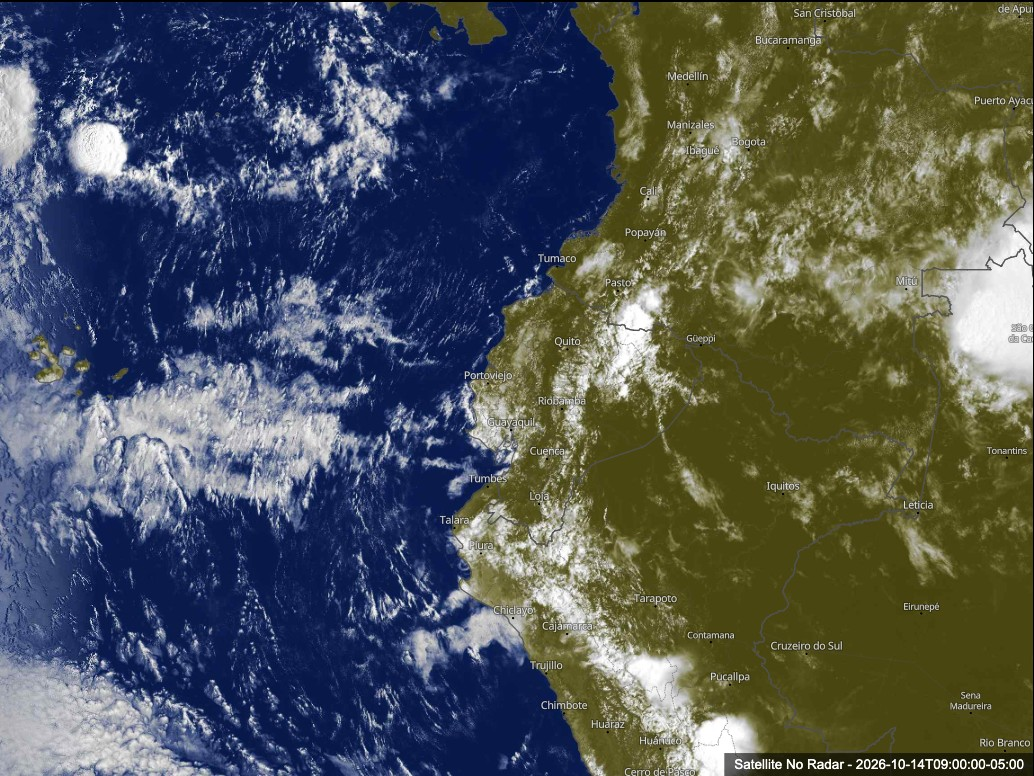
#> input picture unit-3/Satellite-No-Radar_20261014T0900000500.jpeg, 1034 x 776 px
$ jupyter execute 308-scikit-image-tools.ipynb
#> lines starting #> are read from the running program, lines starting #| are printed output that depends on the picture; long printed decimals are rounded
# Image processing with scikit:

Downsizing, rescaling, resizing:

[cell 1]
import numpy as np
import matplotlib.pyplot as plt

from skimage import io
from skimage.transform import rescale, resize, downscale_local_mean #reshape

## 1. Down-sizing images

See documentation here:
https://scikit-image.org/docs/stable/auto_examples/transform/plot_rescale.html

## Rescaling images

- The **rescale()** operation resizes an image by a given scaling factor.

- **rescale()** uses interpolation.

- The scaling factor can either be a single floating point value, or multiple values - one along each axis.

### 1. Let's generate matrices with numpy:

[cell 2]
a_2d = np.arange(40).reshape(8, 5)

print(a_2d)
print(a_2d.shape)

[cell 3]
# Plotting
plt.figure(figsize = (5,4))

plt.imshow(a_2d)

plt.colorbar()

plt.show()

#### 2. Rescale image:

[cell 4]
# New rescaled image
a_2d_rescaled = rescale(a_2d, scale = 4)

print(a_2d.shape, a_2d_rescaled.shape)

[cell 5]
# Plotting
plt.figure(figsize = (5,4))

plt.imshow(a_2d_rescaled)
plt.colorbar()

plt.show()

[cell 6]
# Print values:

#print(a_2d)
#print(a_2d_rescaled)

[cell 7]
# New rescaled image
a_2d_rescaled2 = rescale(a_2d, scale = 4, preserve_range = True)

print(a_2d.shape, a_2d_rescaled.shape, a_2d_rescaled2.shape)

[cell 8]
# Plotting
plt.figure(figsize = (5,4))

plt.imshow(a_2d_rescaled2)
plt.colorbar()

plt.show()

[cell 9]
# Print values:

#print(a_2d)
#print(a_2d_rescaled)
#print(a_2d_rescaled2)

## Resizing images

- The **resize()** operation does the same as rescaling, but allows users to specify an output image shape instead of a scaling factor.

- **resize()** also uses interpolation.

- Note that when down-sampling an image, **resize** and **rescale** should perform Gaussian smoothing to avoid aliasing artifacts. See the anti_aliasing and anti_aliasing_sigma arguments to these functions.

[cell 10]
# Resizing A

a_2d_resized = resize(a_2d, (40,60), preserve_range = True)

print(a_2d.shape, a_2d_resized.shape)

[cell 11]
# Plotting
plt.figure(figsize = (5,4))

plt.imshow(a_2d_resized)
plt.colorbar()

plt.show()
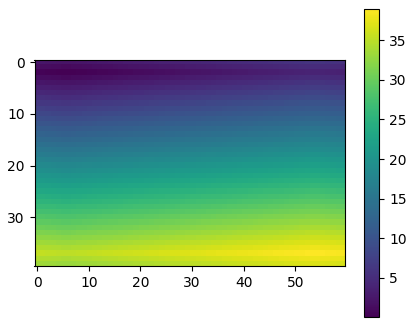
#> figure drawn by matplotlib, 2 panels

## Downscaling images

- The **downscale_local_mean()** function serves the purpose of down-sampling an n-dimensional image by integer factors using the local mean on the elements of each block of the size factors given as a parameter to the function.

- This function calculates the local mean of elements in each block of size factors in the input image.

[cell 12]
# Resizing A

a_2d_downscaled = downscale_local_mean(a_2d, (2,2))

print(a_2d.shape, a_2d_downscaled.shape)

[cell 13]
# Plotting
plt.figure(figsize = (5,4))

plt.imshow(a_2d_downscaled)
plt.colorbar()

plt.show()
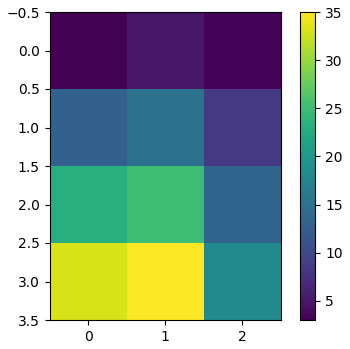
#> figure drawn by matplotlib, 2 panels

### Example: Satellite image

#### You can download your own image from:
https://www.meteoblue.com/en/country/weather/satellite/ecuador_ecuador_3658394

#### Or, use this one:
https://github.com/wbandabarragan/physics-teaching-data/blob/main/2D-data/Satellite-No-Radar_20220621T20220621_1115.jpeg

[cell 14]
# Open the image:

image_sat = io.imread("./Satellite-No-Radar_20261014T0900000500.jpeg")
#> image_sat is the input picture: shape (776, 1034, 3); mean R, G, B 79.8, 85.7, 86.4

print(type(image_sat))
#| <class 'numpy.ndarray'>
print(image_sat.shape)
#| (776, 1034, 3)
print(np.min(image_sat[:,:,0]), np.max(image_sat[:,:,0]))
#| 0 255
print(np.min(image_sat[:,:,1]), np.max(image_sat[:,:,1]))
#| 0 255
print(np.min(image_sat[:,:,2]), np.max(image_sat[:,:,2]))
#| 0 255

[cell 15]
# Open the image:

image_sat_gray = io.imread("./Satellite-No-Radar_20261014T0900000500.jpeg", as_gray = True)
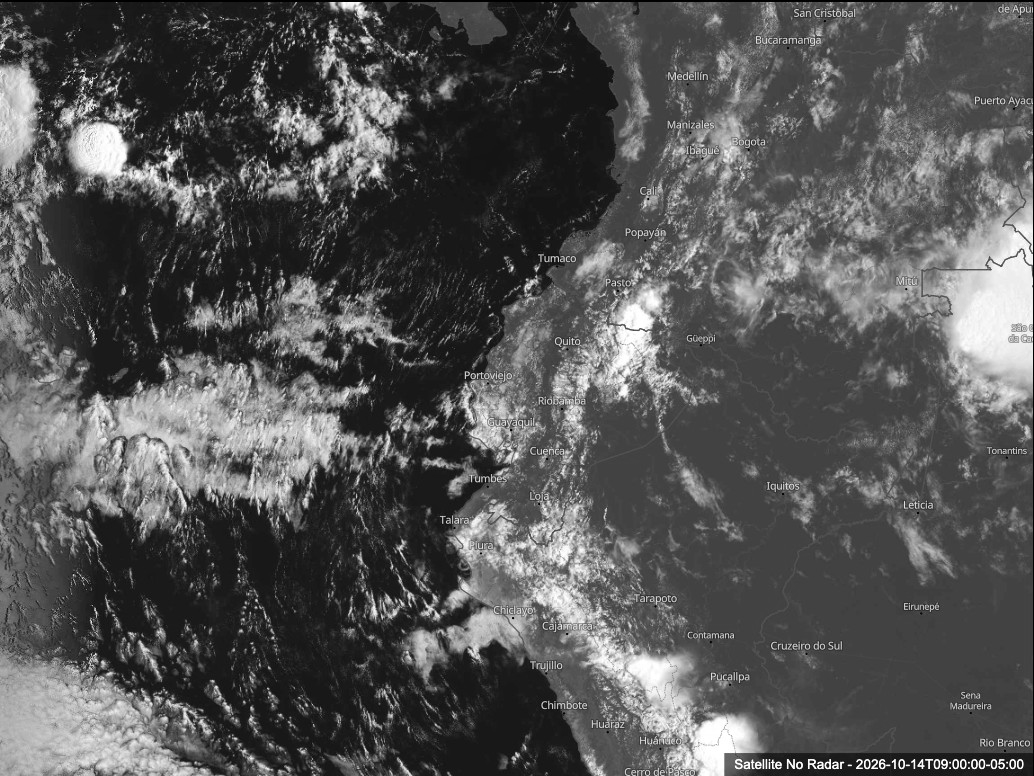
#> image_sat_gray: shape (776, 1034) float64; min 0, max 1, mean 0.331

print(type(image_sat_gray))
#| <class 'numpy.ndarray'>
print(image_sat_gray.shape)
#| (776, 1034)
print(np.min(image_sat_gray), np.max(image_sat_gray))
#| 0.0 1.0

[cell 16]
# Plotting

fig, ax = plt.subplots()

z = ax.imshow(image_sat_gray, cmap = "viridis")

plt.colorbar(z)

plt.show()

#### Rescaling the image

[cell 17]
rescaled_sat_gray = rescale(image_sat_gray, scale = 1.5, preserve_range = True, anti_aliasing = True)

print(rescaled_sat_gray.shape)
#| (1164, 1551)

[cell 18]
# Plotting

fig, ax = plt.subplots()

z = ax.imshow(rescaled_sat_gray, cmap = "viridis")

plt.colorbar(z)

plt.show()
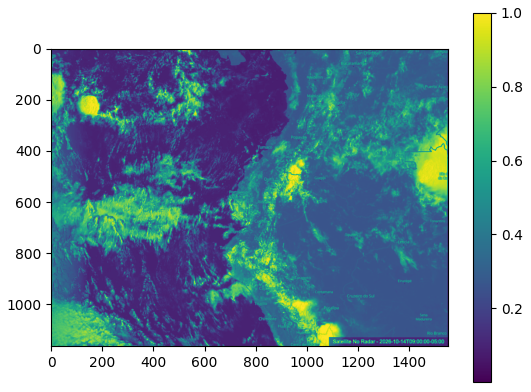
#> figure drawn by matplotlib, 2 panels

#### Same exercise: Resizing the satellite image

[cell 19]
resized_sat_gray = resize(image_sat_gray, (250, 350), preserve_range = True, anti_aliasing = True)
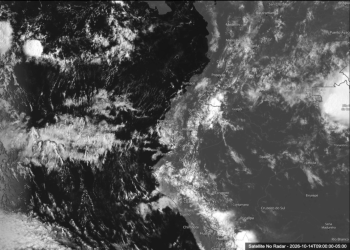
#> resized_sat_gray: shape (250, 350) float64; min 0.0298, max 1, mean 0.331

print(resized_sat_gray.shape)
#| (250, 350)

[cell 20]
# Plotting

fig, ax = plt.subplots()

z = ax.imshow(resized_sat_gray, cmap = "viridis")

plt.colorbar(z)

plt.show()
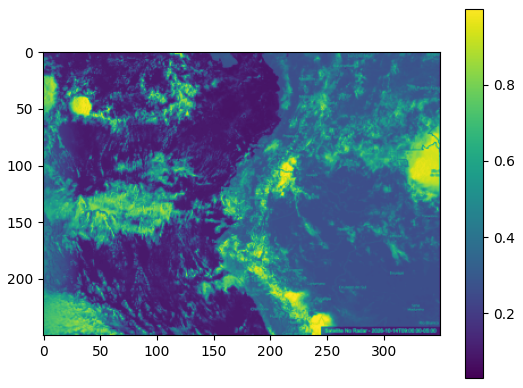
#> figure drawn by matplotlib, 2 panels

#### Same exercise: Downscaling the satellite image

[cell 21]
downscaled_sat_gray = downscale_local_mean(image_sat_gray, (2, 2))

print(image_sat_gray.shape, downscaled_sat_gray.shape)
#| (776, 1034) (388, 517)

[cell 22]
# Plotting

fig, ax = plt.subplots()

z = ax.imshow(downscaled_sat_gray, cmap = "viridis")

plt.colorbar(z)

plt.show()
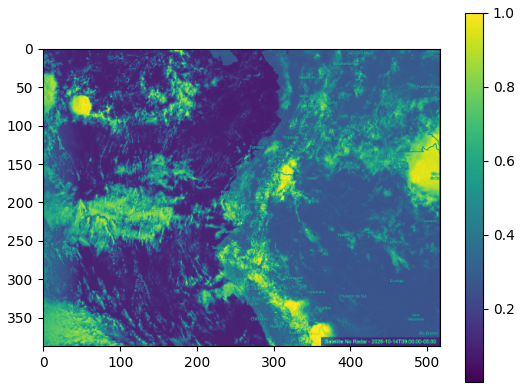
#> figure drawn by matplotlib, 2 panels

## Gaussian smoothing with scipy:

[cell 23]
from scipy.ndimage import gaussian_filter

[cell 24]
# Go back to our A matrix

print(a_2d)

print(a_2d.shape)

[cell 25]
# Plotting
plt.figure(figsize = (5,4))

plt.imshow(a_2d)
plt.colorbar()

plt.show()

[cell 26]
# Apply a Gaussian filter

a_2d_smoothed = gaussian_filter(a_2d, sigma = 1.)

print(a_2d_smoothed)

[cell 27]
# Plotting
plt.figure(figsize = (5,4))

plt.imshow(a_2d_smoothed)
plt.colorbar()

plt.show()
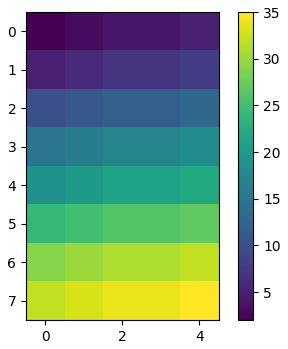
#> figure drawn by matplotlib, 2 panels

#### Same exercise: Gaussian smoothing on the satellite image

[cell 28]
smoothed_sat_gray = gaussian_filter(image_sat_gray, sigma = 1.)

print(image_sat_gray.shape, smoothed_sat_gray.shape)
#| (776, 1034) (776, 1034)

[cell 29]
# Plotting

fig, ax = plt.subplots()

ax.imshow(smoothed_sat_gray , cmap = "viridis")

plt.show()

[cell 30]
smoothed_sat_gray2 = gaussian_filter(image_sat_gray, sigma = 10.)
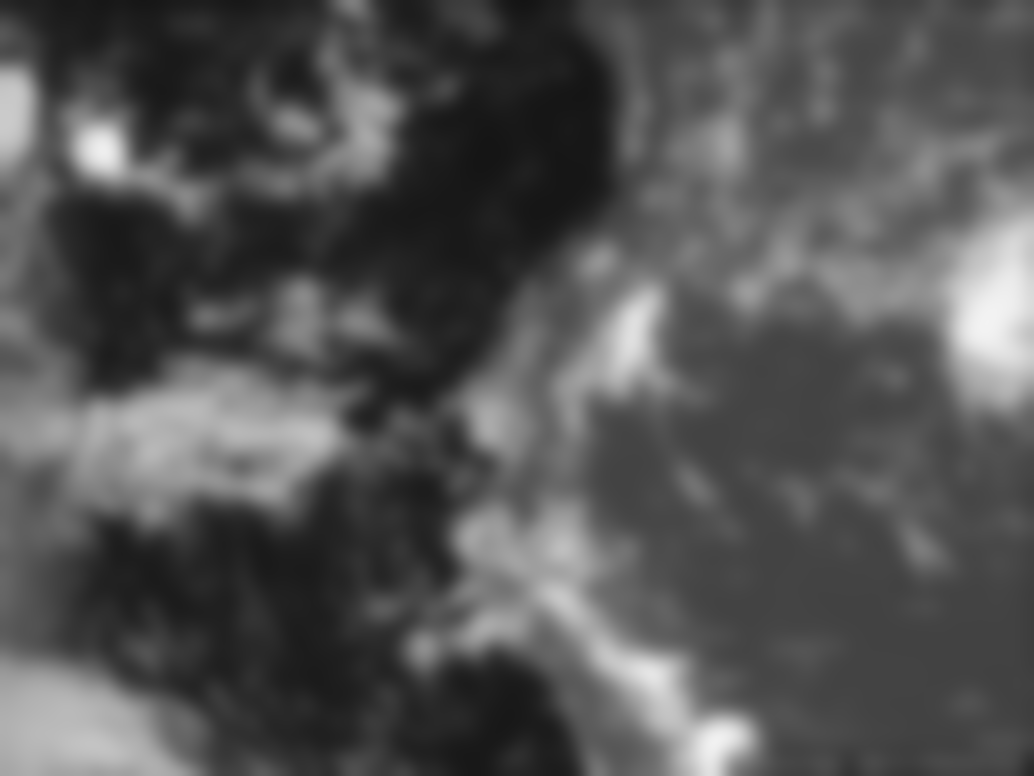
#> smoothed_sat_gray2: shape (776, 1034) float64; min 0.0816, max 0.953, mean 0.331

print(image_sat_gray.shape, smoothed_sat_gray2.shape)
#| (776, 1034) (776, 1034)

[cell 31]
# Plotting

fig, ax = plt.subplots()

ax.imshow(smoothed_sat_gray2 , cmap = "viridis")

plt.show()

### Pixel Histograms:

[cell 32]
# Flatten the arrays
image_1D = image_sat_gray.reshape((image_sat_gray.size,1))

smoothed_1D = smoothed_sat_gray.reshape((image_sat_gray.size,1))

smoothed_1D2 = smoothed_sat_gray2.reshape((smoothed_sat_gray2.size,1))

[cell 33]
# Plotting the histograms

plt.figure()

plt.hist(image_1D, bins = 50, label = "original")
#plt.hist(smoothed_1D, bins = 50, label = "smoothed", alpha = 0.4, color ="magenta")

plt.hist(smoothed_1D2, bins = 50, label = "smoothed", alpha = 0.4, color ="yellow")

plt.legend()
plt.show()
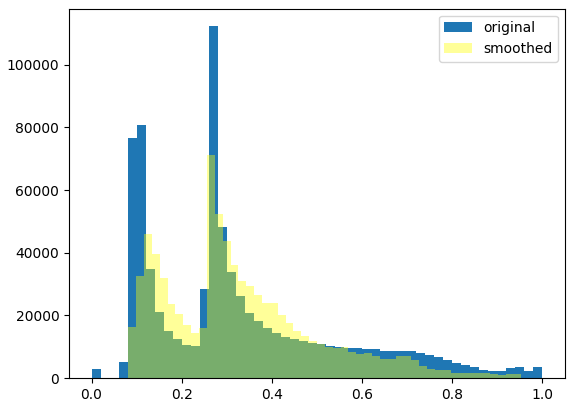
#> figure drawn by matplotlib, 1 panel; tallest bar 112278 high, from x = 0.26 to 0.28; tallest bar 71051 high, from x = 0.256 to 0.273

$ run again, with unit-3/Satellite-No-Radar_20220621T20220621_1115.jpeg copied over unit-3/Satellite-No-Radar_20261014T0900000500.jpeg
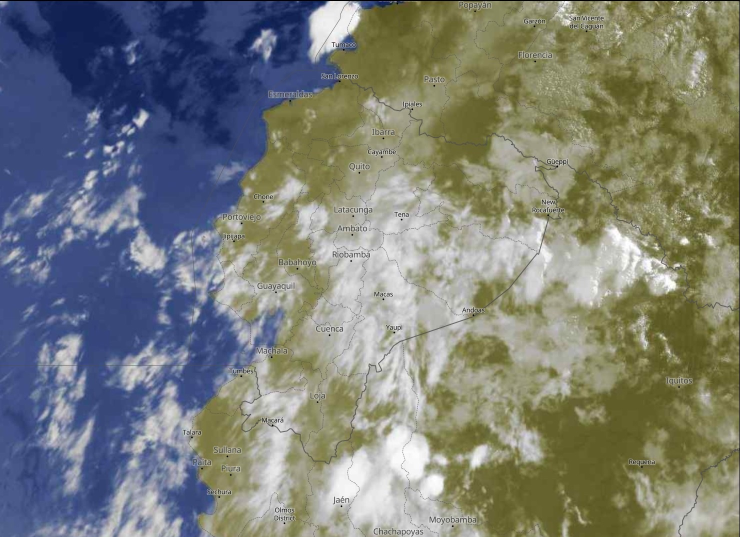
#> input picture unit-3/Satellite-No-Radar_20220621T20220621_1115.jpeg, 1480 x 1074 px (shown at 1/2 size)
#> image_sat is the input picture: shape (1074, 1480, 3); mean R, G, B 122.6, 126.2, 119.8
#| <class 'numpy.ndarray'>
#| (1074, 1480, 3)
#| 0 255
#| 0 255
#| 0 255
#| <class 'numpy.ndarray'>
#| (1074, 1480)
#| 0.0 1.0
#| (1611, 2220)
#| (250, 350)
#| (1074, 1480) (537, 740)
#| (1074, 1480) (1074, 1480)
#> `smoothed_sat_gray2 = gaussian_filter(image_sat_gray, sigma = 10.)`:
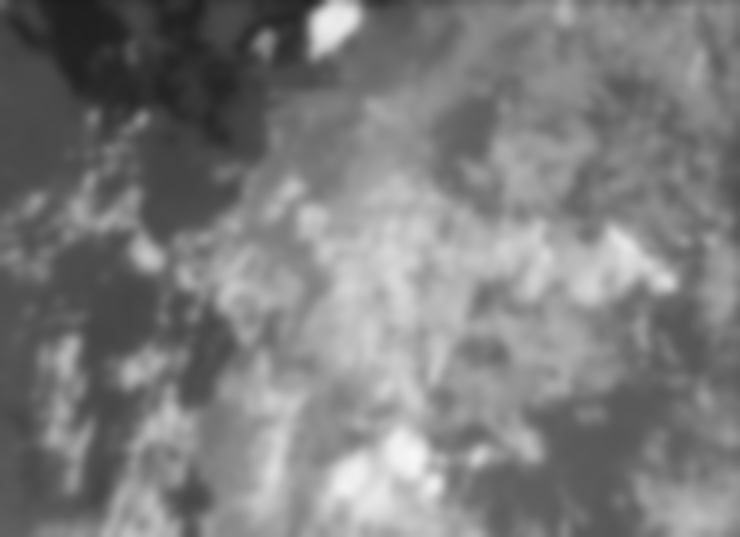
#> smoothed_sat_gray2: shape (1074, 1480) float64 (shown at 1/2 size); min 0.113, max 0.969, mean 0.49
#| (1074, 1480) (1074, 1480)
#> `plt.show()`:
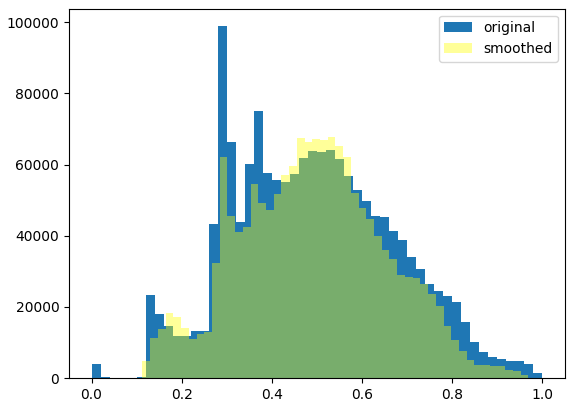
#> figure drawn by matplotlib, 1 panel; tallest bar 98853 high, from x = 0.28 to 0.3; tallest bar 67749 high, from x = 0.524 to 0.541
